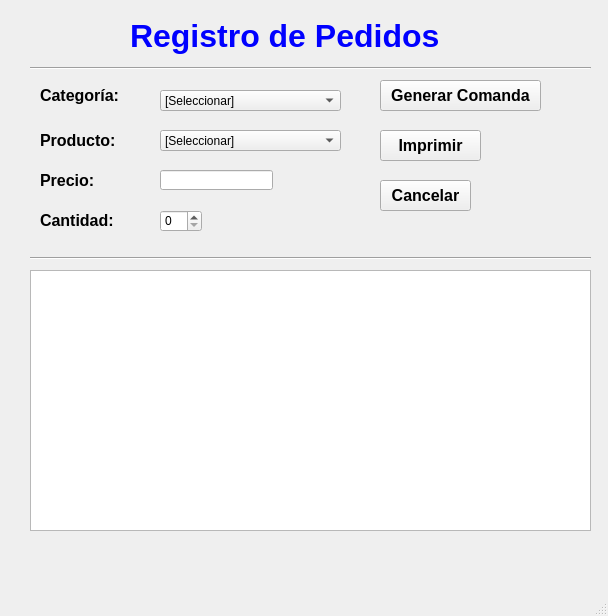
<?xml version="1.0" encoding="UTF-8"?>
<ui version="4.0">
 <class>MainWindow</class>
 <widget class="QMainWindow" name="MainWindow">
  <property name="geometry">
   <rect>
    <x>0</x>
    <y>0</y>
    <width>608</width>
    <height>616</height>
   </rect>
  </property>
  <property name="windowTitle">
   <string>Registro de Pedidos</string>
  </property>
  <widget class="QWidget" name="centralwidget">
   <widget class="QLabel" name="label">
    <property name="geometry">
     <rect>
      <x>40</x>
      <y>80</y>
      <width>81</width>
      <height>31</height>
     </rect>
    </property>
    <property name="font">
     <font>
      <pointsize>12</pointsize>
      <weight>75</weight>
      <bold>true</bold>
     </font>
    </property>
    <property name="text">
     <string>Categoría:</string>
    </property>
   </widget>
   <widget class="QLabel" name="label_2">
    <property name="geometry">
     <rect>
      <x>40</x>
      <y>130</y>
      <width>81</width>
      <height>21</height>
     </rect>
    </property>
    <property name="font">
     <font>
      <pointsize>12</pointsize>
      <weight>75</weight>
      <bold>true</bold>
     </font>
    </property>
    <property name="text">
     <string>Producto:</string>
    </property>
   </widget>
   <widget class="QLabel" name="label_3">
    <property name="geometry">
     <rect>
      <x>130</x>
      <y>10</y>
      <width>351</width>
      <height>51</height>
     </rect>
    </property>
    <property name="font">
     <font>
      <pointsize>24</pointsize>
      <weight>75</weight>
      <bold>true</bold>
     </font>
    </property>
    <property name="styleSheet">
     <string notr="true">color: rgb(0,0,255);</string>
    </property>
    <property name="text">
     <string>Registro de Pedidos</string>
    </property>
   </widget>
   <widget class="QComboBox" name="cboCategoria">
    <property name="geometry">
     <rect>
      <x>160</x>
      <y>90</y>
      <width>181</width>
      <height>21</height>
     </rect>
    </property>
    <item>
     <property name="text">
      <string>[Seleccionar]</string>
     </property>
    </item>
    <item>
     <property name="text">
      <string>Entradas</string>
     </property>
    </item>
    <item>
     <property name="text">
      <string>Ceviches</string>
     </property>
    </item>
    <item>
     <property name="text">
      <string>Sopas</string>
     </property>
    </item>
    <item>
     <property name="text">
      <string>Causas</string>
     </property>
    </item>
    <item>
     <property name="text">
      <string>Frituras</string>
     </property>
    </item>
    <item>
     <property name="text">
      <string>Arroces</string>
     </property>
    </item>
    <item>
     <property name="text">
      <string>Guarniciones</string>
     </property>
    </item>
   </widget>
   <widget class="QComboBox" name="cboProducto">
    <property name="geometry">
     <rect>
      <x>160</x>
      <y>130</y>
      <width>181</width>
      <height>21</height>
     </rect>
    </property>
    <item>
     <property name="text">
      <string>[Seleccionar]</string>
     </property>
    </item>
    <item>
     <property name="text">
      <string>Chorito a la chalaca (8 und)</string>
     </property>
    </item>
    <item>
     <property name="text">
      <string>Pulpo al olivo</string>
     </property>
    </item>
    <item>
     <property name="text">
      <string>Conchitas a la parmesana (8 und)</string>
     </property>
    </item>
    <item>
     <property name="text">
      <string>Conchitas a la chalaca (8 und)</string>
     </property>
    </item>
    <item>
     <property name="text">
      <string>Papa a la huancaina</string>
     </property>
    </item>
    <item>
     <property name="text">
      <string>Tequeños de pulpa de cangrejo (8 und)</string>
     </property>
    </item>
    <item>
     <property name="text">
      <string>Ceviche de pescado</string>
     </property>
    </item>
    <item>
     <property name="text">
      <string>Ceviche de pota</string>
     </property>
    </item>
    <item>
     <property name="text">
      <string>Ceviche mixto</string>
     </property>
    </item>
    <item>
     <property name="text">
      <string>Tiradito clasico</string>
     </property>
    </item>
    <item>
     <property name="text">
      <string>Tiradito tricolos</string>
     </property>
    </item>
    <item>
     <property name="text">
      <string>Ceviche de conchas negras</string>
     </property>
    </item>
    <item>
     <property name="text">
      <string>Leche de tigre</string>
     </property>
    </item>
    <item>
     <property name="text">
      <string>Chilcano acevichado</string>
     </property>
    </item>
    <item>
     <property name="text">
      <string>Sudado de filete de pescado</string>
     </property>
    </item>
    <item>
     <property name="text">
      <string>Sudado de tramboyo</string>
     </property>
    </item>
    <item>
     <property name="text">
      <string>Sudado de chita</string>
     </property>
    </item>
    <item>
     <property name="text">
      <string>Parihuela de pescado</string>
     </property>
    </item>
    <item>
     <property name="text">
      <string>Parihuela mixta</string>
     </property>
    </item>
    <item>
     <property name="text">
      <string>Chupe de pescado</string>
     </property>
    </item>
    <item>
     <property name="text">
      <string>Chupe de camarones
</string>
     </property>
    </item>
    <item>
     <property name="text">
      <string>Causa de langostino</string>
     </property>
    </item>
    <item>
     <property name="text">
      <string>Causa de atun</string>
     </property>
    </item>
    <item>
     <property name="text">
      <string>Causa de pulpa de cangrejo</string>
     </property>
    </item>
    <item>
     <property name="text">
      <string>Causa de pollo</string>
     </property>
    </item>
    <item>
     <property name="text">
      <string>Causa acevichada
</string>
     </property>
    </item>
    <item>
     <property name="text">
      <string>Chicharron de pescado</string>
     </property>
    </item>
    <item>
     <property name="text">
      <string>Chicharron de pota</string>
     </property>
    </item>
    <item>
     <property name="text">
      <string>Chicharron de calamar</string>
     </property>
    </item>
    <item>
     <property name="text">
      <string>Jalea mixta</string>
     </property>
    </item>
    <item>
     <property name="text">
      <string>Pescado frito filete</string>
     </property>
    </item>
    <item>
     <property name="text">
      <string>Chita frita</string>
     </property>
    </item>
    <item>
     <property name="text">
      <string>Arroz con mariscos</string>
     </property>
    </item>
    <item>
     <property name="text">
      <string>Chaufa de mariscos</string>
     </property>
    </item>
    <item>
     <property name="text">
      <string>Chaufa de pescado</string>
     </property>
    </item>
    <item>
     <property name="text">
      <string>Arroz especial</string>
     </property>
    </item>
    <item>
     <property name="text">
      <string>Arroz blanco</string>
     </property>
    </item>
    <item>
     <property name="text">
      <string>Yuca frita</string>
     </property>
    </item>
    <item>
     <property name="text">
      <string>Yuca sancochada</string>
     </property>
    </item>
    <item>
     <property name="text">
      <string>Papa o camote</string>
     </property>
    </item>
    <item>
     <property name="text">
      <string>Sarsa acevichada</string>
     </property>
    </item>
    <item>
     <property name="text">
      <string>Porcion de cancha</string>
     </property>
    </item>
   </widget>
   <widget class="QLabel" name="label_4">
    <property name="geometry">
     <rect>
      <x>40</x>
      <y>210</y>
      <width>81</width>
      <height>21</height>
     </rect>
    </property>
    <property name="font">
     <font>
      <pointsize>12</pointsize>
      <weight>75</weight>
      <bold>true</bold>
     </font>
    </property>
    <property name="text">
     <string>Cantidad:</string>
    </property>
   </widget>
   <widget class="QPushButton" name="btnComandar">
    <property name="geometry">
     <rect>
      <x>380</x>
      <y>80</y>
      <width>161</width>
      <height>31</height>
     </rect>
    </property>
    <property name="font">
     <font>
      <pointsize>12</pointsize>
      <weight>75</weight>
      <bold>true</bold>
     </font>
    </property>
    <property name="text">
     <string>Generar Comanda</string>
    </property>
   </widget>
   <widget class="QPushButton" name="btnCancelar">
    <property name="geometry">
     <rect>
      <x>380</x>
      <y>180</y>
      <width>91</width>
      <height>31</height>
     </rect>
    </property>
    <property name="font">
     <font>
      <pointsize>12</pointsize>
      <weight>75</weight>
      <bold>true</bold>
     </font>
    </property>
    <property name="text">
     <string>Cancelar</string>
    </property>
   </widget>
   <widget class="QPushButton" name="btnImprimir">
    <property name="geometry">
     <rect>
      <x>380</x>
      <y>130</y>
      <width>101</width>
      <height>31</height>
     </rect>
    </property>
    <property name="font">
     <font>
      <pointsize>12</pointsize>
      <weight>75</weight>
      <bold>true</bold>
     </font>
    </property>
    <property name="text">
     <string>Imprimir</string>
    </property>
   </widget>
   <widget class="QTextEdit" name="txtSalida">
    <property name="geometry">
     <rect>
      <x>30</x>
      <y>270</y>
      <width>561</width>
      <height>261</height>
     </rect>
    </property>
   </widget>
   <widget class="Line" name="line">
    <property name="geometry">
     <rect>
      <x>30</x>
      <y>250</y>
      <width>561</width>
      <height>16</height>
     </rect>
    </property>
    <property name="orientation">
     <enum>Qt::Horizontal</enum>
    </property>
   </widget>
   <widget class="QSpinBox" name="sbCantidad">
    <property name="geometry">
     <rect>
      <x>160</x>
      <y>210</y>
      <width>42</width>
      <height>22</height>
     </rect>
    </property>
   </widget>
   <widget class="QLabel" name="label_5">
    <property name="geometry">
     <rect>
      <x>40</x>
      <y>170</y>
      <width>81</width>
      <height>21</height>
     </rect>
    </property>
    <property name="font">
     <font>
      <pointsize>12</pointsize>
      <weight>75</weight>
      <bold>true</bold>
     </font>
    </property>
    <property name="text">
     <string>Precio:</string>
    </property>
   </widget>
   <widget class="QLineEdit" name="txtPrecio">
    <property name="geometry">
     <rect>
      <x>160</x>
      <y>170</y>
      <width>113</width>
      <height>20</height>
     </rect>
    </property>
   </widget>
   <widget class="Line" name="line_2">
    <property name="geometry">
     <rect>
      <x>30</x>
      <y>60</y>
      <width>561</width>
      <height>16</height>
     </rect>
    </property>
    <property name="orientation">
     <enum>Qt::Horizontal</enum>
    </property>
   </widget>
   <zorder>cboCategoria</zorder>
   <zorder>label</zorder>
   <zorder>label_2</zorder>
   <zorder>label_3</zorder>
   <zorder>cboProducto</zorder>
   <zorder>label_4</zorder>
   <zorder>btnComandar</zorder>
   <zorder>btnCancelar</zorder>
   <zorder>btnImprimir</zorder>
   <zorder>txtSalida</zorder>
   <zorder>line</zorder>
   <zorder>sbCantidad</zorder>
   <zorder>label_5</zorder>
   <zorder>txtPrecio</zorder>
   <zorder>line_2</zorder>
  </widget>
  <widget class="QMenuBar" name="menubar">
   <property name="geometry">
    <rect>
     <x>0</x>
     <y>0</y>
     <width>608</width>
     <height>21</height>
    </rect>
   </property>
  </widget>
  <widget class="QStatusBar" name="statusbar"/>
 </widget>
 <resources/>
 <connections/>
</ui>
